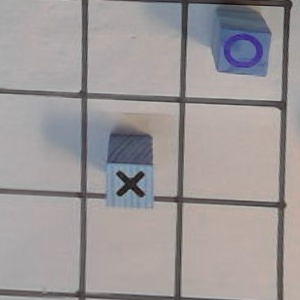
#> input picture board_images/board_bev_11_34_38.jpg, 300 x 300 px; its folder holds only this picture in this run
$ python -i utils.py   (imports and definitions only)
#> lines starting #> are read from the running program, lines starting #| are printed output that depends on the picture; after the words box and inside, x2 and y2 are one past the last pixel; in counts of white or black regions, pixels touching at a corner belong together
#> further down, picture is the input picture: shape (300, 300, 3); mean B, G, R 152.8, 152.1, 156.9
# Standard library
import atexit
import datetime
import io
import os
import sys

# Third-party libraries
import cv2
import numpy as np

# Local modules

# =================================
# GLOBAL CONSTANTS
# =================================

# Minimum required area for a detected board contour (in pixels).
# If the area is smaller than this, the detection is considered a failure,
# and hard-coded fallback points are used. (2x the largest single cell area)
MIN_BOARD_AREA_THRESHOLD = 15000

# Hard-coded source points (manually selected) for fallback BEV warp
FALLBACK_PTS_SRC = np.float32([[261, 51], [559, 140], [396, 464], [50, 279]])

BOARD_CONTOUR_WARNING_COUNTER = 0  # Number of times contour detection has failed
SELECTED_AREA_WARNING_COUNTER = 0  # Number of times area confidence has failed


# =================================
# I/O and System Utilities
# ================================


def print_green(text):
    print(f"\033[92m{text}\033[0m")


def print_yellow(text):
    print(f"\033[93m{text}\033[0m")


def print_blue(text):
    print(f"\033[94m{text}\033[0m")


# [10 lines left out: function save_images, not called in this run]


class _Tee(io.TextIOBase):
    def __init__(self, original_stream, shared_file):
        self._original = original_stream
        self._file = shared_file

    # [4 lines left out: function write, not called in this run]

    def flush(self):
        self._original.flush()
        self._file.flush()

    def isatty(self):
        return self._original.isatty()

    @property
    def encoding(self):
        return getattr(self._original, "encoding", "utf-8")


# [23 lines left out: function setup_tee_logging, not called in this run]


# =================================
# Geometric Helpers
# =================================


def order_points(pts: np.ndarray) -> np.ndarray:
    """
    Orders a set of 4 points (TL, TR, BR, BL) based on their sum and difference.
    """
    rect = np.zeros((4, 2), dtype="float32")
    s = pts.sum(axis=1)
    diff = np.diff(pts, axis=1)[..., 0]

    rect[0] = pts[np.argmin(s)]  # top-left
    rect[2] = pts[np.argmax(s)]  # bottom-right
    rect[1] = pts[np.argmin(diff)]  # top-right
    rect[3] = pts[np.argmax(diff)]  # bottom-left
    return rect


# [22 lines left out: function extrapolate_missing_point, not called in this run]


def calculate_aspect_ratio(pts_ordered: np.ndarray) -> float:
    """
    Calculates the aspect ratio (AvgWidth / AvgHeight) for a set of 4 ordered points.
    """
    width_top = np.linalg.norm(pts_ordered[0] - pts_ordered[1])
    width_bottom = np.linalg.norm(pts_ordered[3] - pts_ordered[2])
    height_right = np.linalg.norm(pts_ordered[1] - pts_ordered[2])
    height_left = np.linalg.norm(pts_ordered[0] - pts_ordered[3])

    avg_width = (width_top + width_bottom) / 2.0
    avg_height = (height_right + height_left) / 2.0

    return avg_width / avg_height if avg_height > 0 else 0.0


# =================================
# Image Processing Utilities
# =================================


# [148 lines left out: functions project_image_to_bev, enhance_image, extract_cell_image, is_piece_in_cell, detect_piece_type, get_position_from_action and 1 more, not called in this run]


def detect_board_contour(img: np.ndarray) -> tuple[np.ndarray, float] | None:
    """
    Detects the four corner points (pts_src) of the board using Dilation and max-area selection.
    Returns the ordered corner points and the selected area, or None on failure/low confidence.
    """

    # Step 1: Preprocessing for Canny
    gray = cv2.cvtColor(img, cv2.COLOR_BGR2GRAY)
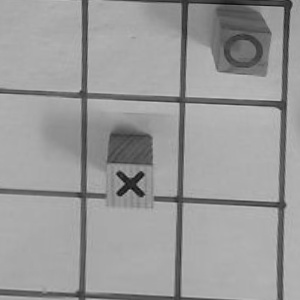
#> gray: shape (300, 300); min 10, max 199, mean 153.6
    blur = cv2.GaussianBlur(gray, (5, 5), 0)

    # Step 2: Canny Edges
    edges = cv2.Canny(blur, 50, 150)
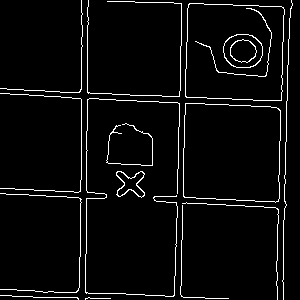
#> edges: shape (300, 300); 4.3% white in thin lines or dots

    # Step 3: Contour Healing (Dilation)
    kernel = np.ones((5, 5), np.uint8)
    dilated_edges = cv2.dilate(edges, kernel, iterations=1)
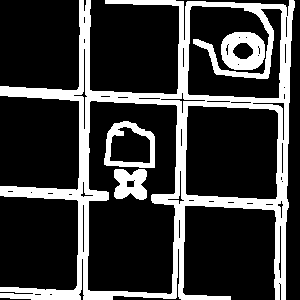
#> dilated_edges: shape (300, 300); 22.5% white; 4 white regions

    # Step 4: Find Contours on the HEALED image
    contours, _ = cv2.findContours(dilated_edges, cv2.RETR_EXTERNAL, cv2.CHAIN_APPROX_SIMPLE)
#> contours = 1 contour; box (x1, y1, x2, y2) and area: (0, 0, 295, 300) 47726

    # Step 5: Approximate polygons, filter, and select by Max Area
    board_contour = None
    max_area = 0
    selected_area = 0

    for cnt in contours:
        area_raw = cv2.contourArea(cnt)
        if area_raw < 5000:  # Simple area filter
            continue

        epsilon = 0.04 * cv2.arcLength(cnt, True)
        approx = cv2.approxPolyDP(cnt, epsilon, True)

        num_vertices = len(approx)

        # Filter 1: Must be a 3- or 4-sided convex shape
        if (num_vertices == 3 or num_vertices == 4) and cv2.isContourConvex(approx):

            # Check Aspect Ratio
            pts_temp = approx.reshape(-1, 2).astype(np.float32)

            if num_vertices == 3:
                pts_temp = extrapolate_missing_point(pts_temp)
                if pts_temp is None:
                    continue

            pts_temp_ordered = order_points(pts_temp)
            aspect_ratio = calculate_aspect_ratio(pts_temp_ordered)

            # Filter 2: Must be square-like
            if 0.5 < aspect_ratio < 2.0:
                area_approx = cv2.contourArea(approx)

                # Selection: Choose the largest area among candidates that passed filters
                if area_approx > max_area:
                    max_area = area_approx
                    board_contour = approx
                    selected_area = area_approx  # Store the area
#> this loop made 1 pass
#> (area_raw, epsilon, num_vertices, s in order_points, diff in order_points, pts_temp_ordered, width_top in calculate_aspect_ratio) on pass 1: (47725.5, 100.6, 4, [79, 297, 584, 295], [-79, 297, 14, -293], [[79, 0], [294, 1], [285, 299], [0, 297]], 215)
#> after the loop, max_area = 74441; selected_area = 74441

    if board_contour is None:
        global BOARD_CONTOUR_WARNING_COUNTER
        BOARD_CONTOUR_WARNING_COUNTER += 1
        if BOARD_CONTOUR_WARNING_COUNTER == 1 or BOARD_CONTOUR_WARNING_COUNTER % 1000 == 0:
            print("⚠️ WARNING: No suitable contour found.")
        if BOARD_CONTOUR_WARNING_COUNTER >= 10000:
            BOARD_CONTOUR_WARNING_COUNTER = 0  # prevent overflow
        return None

    # Step 6: Final Extrapolation/Ordering
    pts_src_raw = board_contour.reshape(-1, 2).astype(np.float32)
#> pts_src_raw = [[79, 0], [0, 297], [285, 299], [294, 1]]

    if len(board_contour) == 3:
        pts_src_raw = extrapolate_missing_point(pts_src_raw)
        if pts_src_raw is None:
            print("⚠️ WARNING: Extrapolation failed.")
            return None

    pts_src = order_points(pts_src_raw)
#> pts_src = [[79, 0], [294, 1], [285, 299], [0, 297]]

    # Step 7: Check Area Confidence
    if selected_area < MIN_BOARD_AREA_THRESHOLD:
        global SELECTED_AREA_WARNING_COUNTER
        SELECTED_AREA_WARNING_COUNTER += 1
        if SELECTED_AREA_WARNING_COUNTER == 1 or SELECTED_AREA_WARNING_COUNTER % 1000 == 0:
            print(
                f"⚠️ WARNING: Detected area ({selected_area:.0f}) is too small. Confidence failed."
            )
        if SELECTED_AREA_WARNING_COUNTER >= 10000:
            SELECTED_AREA_WARNING_COUNTER = 0  # prevent overflow
        return None  # Return None to trigger the hard-coded fallback

    # Step 8: Return points and area. Visualization happens in prepare_frame_for_vlm
    return pts_src, selected_area


# [100 lines left out: functions prepare_frame_for_vlm, analyze_board_status, not called in this run]

>>> import cv2
>>> picture = cv2.imread('../../../board_images/board_bev_11_34_38.jpg')
>>> result = detect_board_contour(picture)
#> result = ([[79, 0], [294, 1], [285, 299], [0, 297]], 74441)
